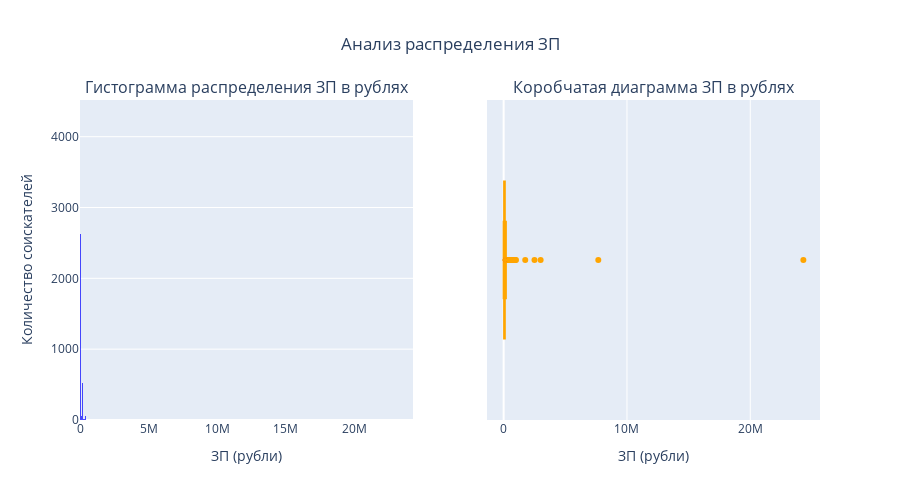

Source (notebook cell):
### Markdown cell above
3. Постройте распределение признака **"ЗП (руб)"**. Опишите данное распределение, отвечая на следующие вопросы: каковы предельные значения признака, в каком примерном интервале находится заработная плата большинства соискателей? Есть ли аномалии для признака возраста? Обратите внимание на гигантские размеры желаемой заработной платы.
*Совет: постройте гистограмму и коробчатую диаграмму рядом.*

### Code cell
fig1 = px.histogram(
    hh_df, 
    x='ЗП (руб)',
    nbins = 5000,
    opacity = 0.7,
    color_discrete_sequence=['blue']
)

# Создаем коробчатую диаграмму
fig2 = px.box(
    hh_df,
    x = 'ЗП (руб)',
    color_discrete_sequence = ['orange']
)

# Объединяем в один график
fig = make_subplots(
    rows = 1, cols = 2,
    subplot_titles = ('Гистограмма распределения ЗП в рублях', 'Коробчатая диаграмма ЗП в рублях'),
)

fig.add_trace(fig1.data[0], row = 1, col = 1)
fig.add_trace(fig2.data[0], row = 1, col = 2)

# Заголовок
fig.update_layout(
    title_text = 'Анализ распределения ЗП',
    title_x = 0.5,
    height = 500
)
# Немного подрезаем графики, чтобы видеть вменяемую картинку из-за больших желаний по ЗП
#fig.update_xaxes(range=[0, 1000000])
fig.update_xaxes(title_text='ЗП (рубли)', row = 1, col = 1)
fig.update_yaxes(title_text='Количество соискателей', row = 1, col = 1)
fig.update_xaxes(title_text='ЗП (рубли)', row = 1, col = 2)

fig.show()

max_salary_row = hh_df.loc[hh_df['ЗП (руб)'].idxmax()]
job_title = max_salary_row['Ищет работу на должность:']
max_salary = max_salary_row['ЗП (руб)']

print(f"Максимальная зарплата: {max_salary} руб")
print(f"Должность: {job_title}")

### Figure 1 — Plotly figure (JSON) as saved in the notebook; plotly's stock layout.template omitted (floating-point values rounded to 4 significant figures; data arrays with more than 128 entries replaced by an {"elided": "..."} marker saying what was removed)
{"data": [{"bingroup": "x", "hovertemplate": "ЗП (руб)=%{x}<br>count=%{y}<extra></extra>", "legendgroup": "", "marker": {"color": "blue", "opacity": 0.7, "pattern": {"shape": ""}}, "name": "", "nbinsx": 5000, "orientation": "v", "showlegend": false, "type": "histogram", "x": {"elided": "44744 float values"}, "xaxis": "x", "yaxis": "y"}, {"alignmentgroup": "True", "hovertemplate": "ЗП (руб)=%{x}<extra></extra>", "legendgroup": "", "marker": {"color": "orange"}, "name": "", "notched": false, "offsetgroup": "", "orientation": "h", "showlegend": false, "type": "box", "x": {"elided": "44744 float values"}, "x0": " ", "xaxis": "x2", "y0": " ", "yaxis": "y2"}], "layout": {"annotations": [{"font": {"size": 16}, "showarrow": false, "text": "Гистограмма распределения ЗП в рублях", "x": 0.225, "xanchor": "center", "xref": "paper", "y": 1, "yanchor": "bottom", "yref": "paper"}, {"font": {"size": 16}, "showarrow": false, "text": "Коробчатая диаграмма ЗП в рублях", "x": 0.775, "xanchor": "center", "xref": "paper", "y": 1, "yanchor": "bottom", "yref": "paper"}], "height": 500, "title": {"text": "Анализ распределения ЗП", "x": 0.5}, "xaxis": {"anchor": "y", "domain": [0, 0.45], "title": {"text": "ЗП (рубли)"}}, "xaxis2": {"anchor": "y2", "domain": [0.55, 1], "title": {"text": "ЗП (рубли)"}}, "yaxis": {"anchor": "x", "domain": [0, 1], "title": {"text": "Количество соискателей"}}, "yaxis2": {"anchor": "x2", "domain": [0, 1]}}}
